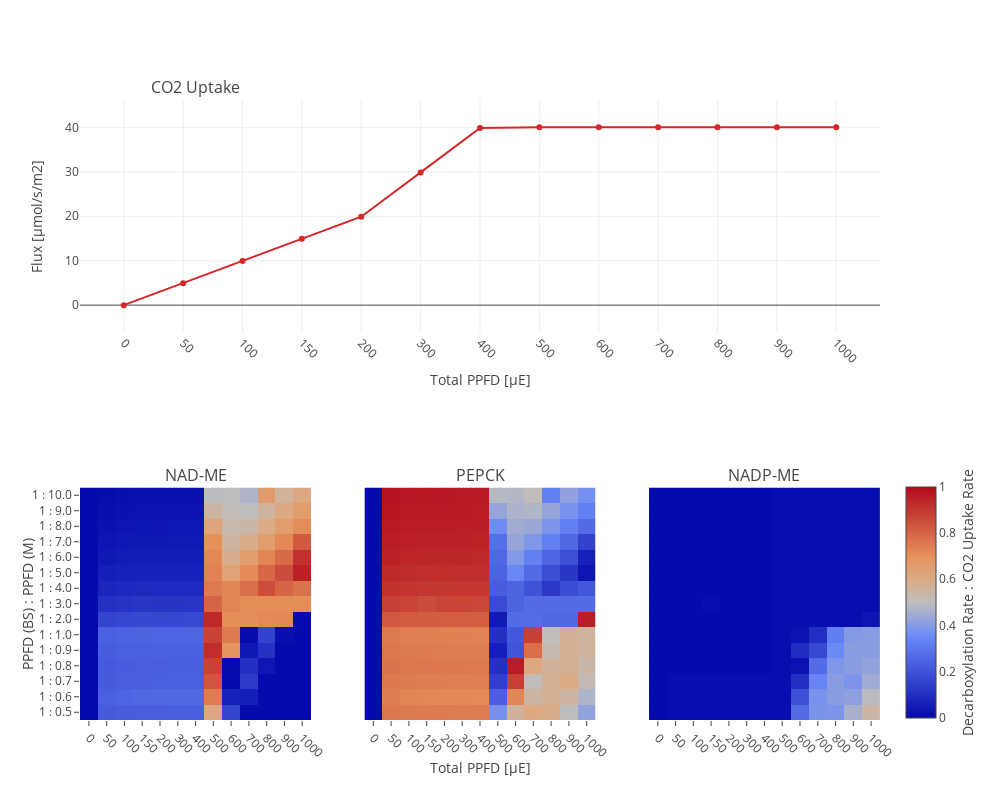

Notebook code for this chart:
### Code cell
L_r = ['[B]_MalDH4_h','[B]_PEPC1_c','[B]_MalDH2_m']

L_CO2 = [np.mean([D_fba[hnu_total][hnu_ratio]['[M]_Im_CO2'] 
              if D_fba[hnu_total][hnu_ratio]['[M]_Im_CO2'] > 0 
              else 0 for hnu_ratio in L_hnu_M]) for hnu_total in L_hnu_max ]

L_CO2_var = [np.var([D_fba[hnu_total][hnu_ratio]['[M]_Im_CO2'] 
              if D_fba[hnu_total][hnu_ratio]['[M]_Im_CO2'] > 0 
              else 0 for hnu_ratio in L_hnu_M]) for hnu_total in L_hnu_max ]
    
L_x_axis = range(1,len(L_hnu_max)+1,1)
L_y_axis = range(1,len(L_hnu_M)+1,1)
    
fig = ply.tools.make_subplots(rows=2, cols=3, shared_yaxes=True, shared_xaxes=False, 
                              specs=[[{'colspan':3}, None, None],[{},{},{}]],
                              subplot_titles=('','CO2 Uptake','','NADP-ME','PEPCK','NAD-ME'))

trace = go.Scatter(
        y= L_CO2,
        x= L_x_axis,
        line = {'color':'rgb(214, 39, 40)'})

fig.append_trace(trace, 1, 1)

for i, r_id in enumerate(L_r):
    M_FBA = [[D_fba[hnu_total][hnu_ratio][r_id]/D_fba[hnu_total][hnu_ratio]['[M]_Im_CO2'] 
              if D_fba[hnu_total][hnu_ratio]['[M]_Im_CO2'] > 0 
              else 0 for hnu_total in L_hnu_max] for hnu_ratio in L_hnu_M]
    
    trace = go.Heatmap(
        z=M_FBA,
        x= L_x_axis,
        y= L_y_axis,
        colorbar = {'title':'Decarboxylation Rate : CO2 Uptake Rate','titleside':'right','y':0.19,'len':0.405},
        showscale = True if i+1 == 3 else False,
        zmin = 0,
        zmax = 1)
    
    
    fig.append_trace(trace, 2, i+1)
    
fig['layout'].update(width=1000, height=800,
    yaxis1 = {'title':'Flux [µmol/s/m2]'},
    xaxis1 = {'title':'Total PPFD [µE]','tickmode':'array','tickvals': L_x_axis, 'ticktext':L_hnu_max, 'tickangle':45},
    xaxis2 = {'scaleanchor':'y','scaleratio':4,'tickmode':'array','tickvals': L_x_axis, 'ticktext':L_hnu_max,  'tickangle':45},
    xaxis3 = {'scaleanchor':'y','scaleratio':4,'title':'Total PPFD [µE]','tickmode':'array','tickvals': L_x_axis, 'ticktext':L_hnu_max, 'tickangle':45},
    xaxis4 = {'scaleanchor':'y','scaleratio':4,'tickmode':'array','tickvals': L_x_axis, 'ticktext':L_hnu_max, 'tickangle':45},
    yaxis2 = {'title':'PPFD (BS) : PPFD (M)', 
                 'tickmode':'array','tickvals': L_y_axis, 'ticktext':['1 : %s' %round(hnu,1) for hnu in L_hnu_M]})

if  save_fig:
    iplot(fig,image='svg', filename=theNotebook+'-Figure-1',image_width=1000,image_height=800)
    sleep(5)
else:
    iplot(fig)

### Figure 1 — Plotly figure (JSON) as saved in the notebook; plotly's stock layout.template omitted (floating-point values rounded to 4 significant figures; data arrays with more than 128 entries replaced by an {"elided": "..."} marker saying what was removed)
{"data": [{"line": {"color": "rgb(214, 39, 40)"}, "type": "scatter", "uid": "a453346a-5cfa-4808-a37e-9379de263c08", "x": [1, 2, 3, 4, 5, 6, 7, 8, 9, 10, 11, 12, 13], "xaxis": "x", "y": [0, 4.949, 9.934, 14.92, 19.9, 29.87, 39.84, 40.0, 40.0, 40.0, 40.0, 40.0, 40.0], "yaxis": "y"}, {"colorbar": {"len": 0.405, "title": {"side": "right", "text": "Decarboxylation Rate : CO2 Uptake Rate"}, "y": 0.19}, "showscale": false, "type": "heatmap", "uid": "bad989d8-66ca-4b06-979c-6a6560c05b1b", "x": [1, 2, 3, 4, 5, 6, 7, 8, 9, 10, 11, 12, 13], "xaxis": "x2", "y": [1, 2, 3, 4, 5, 6, 7, 8, 9, 10, 11, 12, 13, 14, 15], "yaxis": "y2", "z": {"elided": "15x13 float values"}, "zmax": 1, "zmin": 0}, {"colorbar": {"len": 0.405, "title": {"side": "right", "text": "Decarboxylation Rate : CO2 Uptake Rate"}, "y": 0.19}, "showscale": false, "type": "heatmap", "uid": "7f7c477a-bd0b-40a6-b4d7-0334838b1896", "x": [1, 2, 3, 4, 5, 6, 7, 8, 9, 10, 11, 12, 13], "xaxis": "x3", "y": [1, 2, 3, 4, 5, 6, 7, 8, 9, 10, 11, 12, 13, 14, 15], "yaxis": "y2", "z": {"elided": "15x13 float values"}, "zmax": 1, "zmin": 0}, {"colorbar": {"len": 0.405, "title": {"side": "right", "text": "Decarboxylation Rate : CO2 Uptake Rate"}, "y": 0.19}, "showscale": true, "type": "heatmap", "uid": "edc7321b-2402-455d-aaae-db5334b7a496", "x": [1, 2, 3, 4, 5, 6, 7, 8, 9, 10, 11, 12, 13], "xaxis": "x4", "y": [1, 2, 3, 4, 5, 6, 7, 8, 9, 10, 11, 12, 13, 14, 15], "yaxis": "y2", "z": {"elided": "15x13 float values"}, "zmax": 1, "zmin": 0}], "layout": {"annotations": [{"font": {"size": 16}, "showarrow": false, "text": "CO2 Uptake", "x": 0.1444, "xanchor": "center", "xref": "paper", "y": 1, "yanchor": "bottom", "yref": "paper"}, {"font": {"size": 16}, "showarrow": false, "text": "NADP-ME", "x": 0.8556, "xanchor": "center", "xref": "paper", "y": 0.375, "yanchor": "bottom", "yref": "paper"}, {"font": {"size": 16}, "showarrow": false, "text": "PEPCK", "x": 0.5, "xanchor": "center", "xref": "paper", "y": 0.375, "yanchor": "bottom", "yref": "paper"}, {"font": {"size": 16}, "showarrow": false, "text": "NAD-ME", "x": 0.1444, "xanchor": "center", "xref": "paper", "y": 0.375, "yanchor": "bottom", "yref": "paper"}], "height": 800, "width": 1000, "xaxis": {"anchor": "y", "domain": [0, 1], "tickangle": 45, "tickmode": "array", "ticktext": [0, 50, 100, 150, 200, 300, 400, 500, 600, 700, 800, 900, 1000], "tickvals": [1, 2, 3, 4, 5, 6, 7, 8, 9, 10, 11, 12, 13], "title": {"text": "Total PPFD [µE]"}}, "xaxis2": {"anchor": "y2", "domain": [0, 0.2889], "scaleanchor": "y", "scaleratio": 4, "tickangle": 45, "tickmode": "array", "ticktext": [0, 50, 100, 150, 200, 300, 400, 500, 600, 700, 800, 900, 1000], "tickvals": [1, 2, 3, 4, 5, 6, 7, 8, 9, 10, 11, 12, 13]}, "xaxis3": {"anchor": "free", "domain": [0.3556, 0.6444], "position": 0, "scaleanchor": "y", "scaleratio": 4, "tickangle": 45, "tickmode": "array", "ticktext": [0, 50, 100, 150, 200, 300, 400, 500, 600, 700, 800, 900, 1000], "tickvals": [1, 2, 3, 4, 5, 6, 7, 8, 9, 10, 11, 12, 13], "title": {"text": "Total PPFD [µE]"}}, "xaxis4": {"anchor": "free", "domain": [0.7111, 1], "position": 0, "scaleanchor": "y", "scaleratio": 4, "tickangle": 45, "tickmode": "array", "ticktext": [0, 50, 100, 150, 200, 300, 400, 500, 600, 700, 800, 900, 1000], "tickvals": [1, 2, 3, 4, 5, 6, 7, 8, 9, 10, 11, 12, 13]}, "yaxis": {"anchor": "x", "domain": [0.625, 1], "title": {"text": "Flux [µmol/s/m2]"}}, "yaxis2": {"anchor": "x2", "domain": [0, 0.375], "tickmode": "array", "ticktext": ["1 : 0.5", "1 : 0.6", "1 : 0.7", "1 : 0.8", "1 : 0.9", "1 : 1.0", "1 : 2.0", "1 : 3.0", "1 : 4.0", "1 : 5.0", "1 : 6.0", "1 : 7.0", "1 : 8.0", "1 : 9.0", "1 : 10.0"], "tickvals": [1, 2, 3, 4, 5, 6, 7, 8, 9, 10, 11, 12, 13, 14, 15], "title": {"text": "PPFD (BS) : PPFD (M)"}}}}
